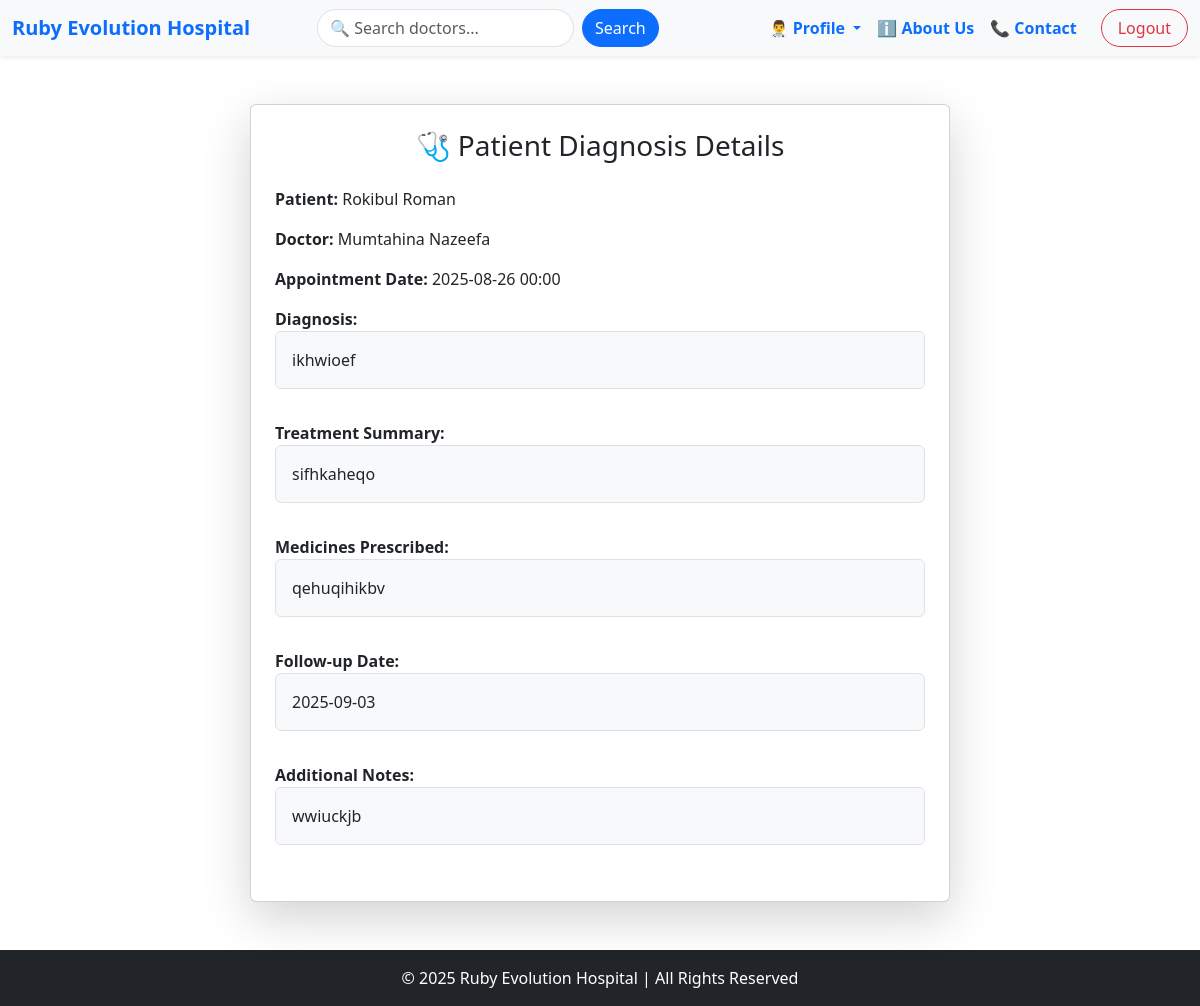
Page /appointment/DiagnosisDetail/2 (signed in) on the committed database.
### appointment/models.py (models this page shows, shortened)
class PatientDiagnosis(models.Model):
    appointment = models.OneToOneField(Appointment, on_delete=models.CASCADE,related_name="diagnosis",null=True,blank=True)
    doctor = models.ForeignKey(DoctorProfile, on_delete=models.SET_NULL, null=True, blank=True)
    diagnosis = models.TextField(null=True, blank=True)
    treatment_summary = models.TextField(null=True, blank=True)
    medicines_prescribed = models.TextField(null=True, blank=True)
    follow_up_date = models.DateField(null=True, blank=True)
    notes = models.TextField(null=True, blank=True)

class Appointment(models.Model):
    STATUS_CHOICES = [
        ('Pending', 'Pending'),
        ('Confirmed', 'Confirmed'),
        ('Completed', 'Completed'),
        ('Cancelled', 'Cancelled'),
    ]
    patient = models.ForeignKey(PatientProfile, on_delete=models.CASCADE)
    doctor = models.ForeignKey(DoctorProfile, on_delete=models.CASCADE)
    appointment_date = models.DateTimeField()
    status = models.CharField(max_length=20, choices=STATUS_CHOICES, default='Pending')
    notes = models.TextField(null=True, blank=True)
    created_at = models.DateTimeField(auto_now_add=True)

### accounts/models.py (models this page shows, shortened)
class PatientProfile(models.Model):
    BLOOD_GROUP_CHOICES = [
        ('A+', 'A+'), ('A-', 'A-'),
        ('B+', 'B+'), ('B-', 'B-'),
        ('O+', 'O+'), ('O-', 'O-'),
        ('AB+', 'AB+'), ('AB-', 'AB-'),
    ]
    STATUS_CHOICES = [
        ('Outpatient', 'Outpatient'),
        ('Inpatient', 'Inpatient'),
        ('Discharged', 'Discharged'),
    ]
    GENDER_CHOICES = [
        ('Male', 'Male'),
        ('Female', 'Female'),
        ('Other', 'Other'),
    ]
    user = models.OneToOneField(CustomUser, on_delete=models.CASCADE)
    profile_picture = models.ImageField(upload_to='patient_profiles/', null=True, blank=True)
    date_of_birth = models.DateField(null=True, blank=True)
    gender = models.CharField(max_length=10, choices=GENDER_CHOICES, null=True, blank=True)
    contact_number = models.CharField(max_length=15, null=True, blank=True)
    address = models.TextField(null=True, blank=True)
    blood_group = models.CharField(max_length=3, choices=BLOOD_GROUP_CHOICES, null=True, blank=True)
    allergies = models.TextField(null=True, blank=True)
    emergency_contact_number = models.CharField(max_length=15, null=True, blank=True)
    status = models.CharField(max_length=20, choices=STATUS_CHOICES, default='Outpatient')

class CustomUser(AbstractUser):
    ROLE_CHOICES = (
        ('admin', 'Admin'),
        ('doctor', 'Doctor'),
        ('patient', 'Patient'),
        ('staff', 'Staff'),
    )
    CURRENT_STATUS = [
        ('apporved','Approved'),
        ('panding','Panding'),
        ('cancel','Cancel'),
    ]
    first_name = models.CharField(max_length=50,null=True)
    last_name = models.CharField(max_length=50,null=True)
    role = models.CharField(choices=ROLE_CHOICES, max_length=50,null=True, blank=True)
    current_status = models.CharField(choices=CURRENT_STATUS, max_length=50,default='panding')

class DoctorProfile(models.Model):
    DEPARTMENT_CHOICES = [
        ('Cardiology', 'Cardiology'),
        ('Neurology', 'Neurology'),
        ('Orthopedics', 'Orthopedics'),
        ('Pediatrics', 'Pediatrics'),
        ('General', 'General'),
        ('Dermatology', 'Dermatology'),
        ('Gynecology', 'Gynecology'),
    ]
    user = models.OneToOneField(CustomUser, on_delete=models.CASCADE,related_name='doctor')
    profile_picture = models.ImageField(upload_to='doctor_profiles/', null=True, blank=True)
    contact_number = models.CharField(max_length=15, null=True, blank=True)
    department = models.CharField(max_length=50, choices=DEPARTMENT_CHOICES, default='General')
    specialization = models.CharField(max_length=100, null=True, blank=True)
    qualification = models.CharField(max_length=200, null=True, blank=True)
    bio = models.TextField(null=True,blank=True)
    experience = models.PositiveIntegerField(default=0)
    consultation_fee = models.DecimalField(max_digits=8, decimal_places=2, default=0.00)
    availability_status = models.BooleanField(default=True)

### appointment/views.py (the view)
# urls.py: path('DiagnosisDetail/<int:pk>', DiagnosisDetail.as_view(), name='DiagnosisDetail'),
class DiagnosisDetail(LoginRequiredMixin,DetailView):
    model = PatientDiagnosis
    template_name='diagnosis/diagnosisDetails.html'
    context_object_name = 'diagnosis'

### appointment/templates/diagnosis/diagnosisDetails.html (shortened to what this page needs)
{% extends "base.html" %}
{% block content %}
<div class="container mt-5">
    <div class="card shadow-lg p-4" style="max-width: 700px; margin:auto;">
        <h3 class="card-title text-center mb-4">🩺 Patient Diagnosis Details</h3>
        <div class="mb-3"><strong>Patient:</strong> {{ diagnosis.appointment.patient.user.get_full_name }}</div>
        <div class="mb-3"><strong>Doctor:</strong> {{ diagnosis.doctor.user.get_full_name }}</div>
        <div class="mb-3"><strong>Appointment Date:</strong> {{ diagnosis.appointment.appointment_date|date:"Y-m-d H:i" }}</div>
        <div class="mb-3">
            <strong>Diagnosis:</strong>
            <p class="border rounded p-3 bg-light">{{ diagnosis.diagnosis|default:"No diagnosis provided." }}</p>
        </div>
        <div class="mb-3">
            <strong>Treatment Summary:</strong>
            <p class="border rounded p-3 bg-light">{{ diagnosis.treatment_summary|default:"No treatment summary provided." }}</p>
        </div>
        <div class="mb-3">
            <strong>Medicines Prescribed:</strong>
            <p class="border rounded p-3 bg-light">{{ diagnosis.medicines_prescribed|default:"No medicines prescribed." }}</p>
        </div>
        <div class="mb-3">
            <strong>Follow-up Date:</strong>
            <p class="border rounded p-3 bg-light">{{ diagnosis.follow_up_date|date:"Y-m-d"|default:"N/A" }}</p>
        </div>
        <div class="mb-3">
            <strong>Additional Notes:</strong>
            <p class="border rounded p-3 bg-light">{{ diagnosis.notes|default:"No additional notes." }}</p>
        </div>
    </div>
</div>
{% endblock %}

### rows in the picture
PatientDiagnosis: appointment.patient.user.get_full_name "Rokibul Roman", doctor.user.get_full_name "Mumtahina Nazeefa", appointment.appointment_date "2025-08-26 00:00", diagnosis "ikhwioef", treatment_summary "sifhkaheqo", medicines_prescribed "qehuqihikbv", follow_up_date "2025-09-03", notes "wwiuckjb"
